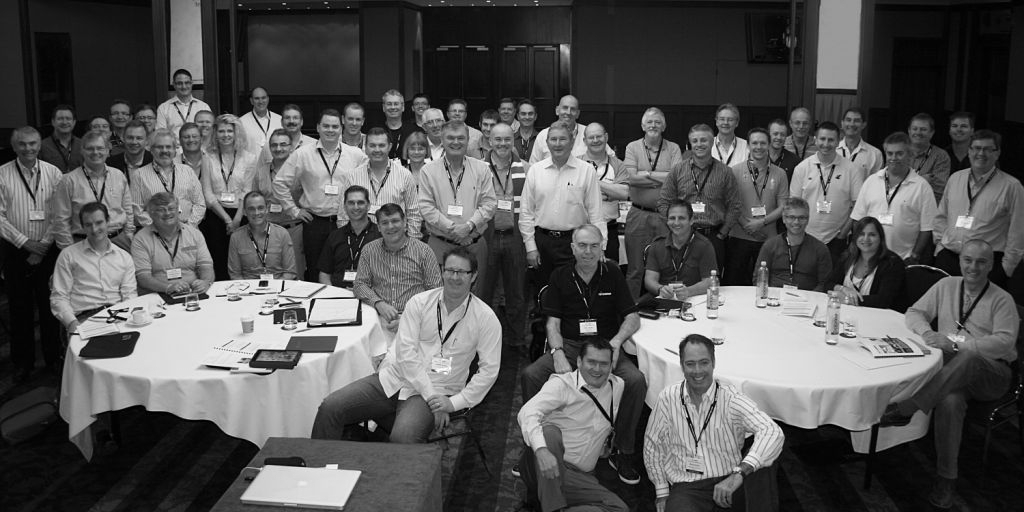
%> input picture groupGray.jpg, 1024 x 512 px
$ octave main.m   (GNU Octave 9; MATLAB toolbox functions it lacks are replaced by stand-ins)
%> lines starting %> are read from the running program, lines starting %| are printed output that depends on the picture
### loadImages.m
function [ boothi,group ] = loadImages()
    group = imread('groupGray.jpg');
%> group is the input picture: size 512x1024 uint8; min 0, max 254, mean 85.2
    boothi = imread('boothiGray.jpg');
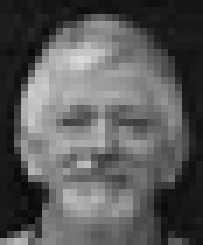
%> input picture boothiGray.jpg, 29 x 35 px (shown 7 times larger)
%> boothi is the input picture: size 35x29 uint8; min 8, max 218, mean 89.9
end

### genRandoms.m
function [ rand1,rand2 ] = genRandoms()
    rand1 = randi(512,1000,1);
    rand2 = randi(1024,1000,1);
end

### main.m
        % Muhammad Hamza 1602028
        % Mahad Asif     1602009
clc, clear
SIZE=999;
[boothi,groupImage]=loadImages(); % Load images from same directory
[rand1,rand2]=genRandoms();       % Generate the Random No
population = [rand1, rand2];      % Create a Population Matrix
fprintf('size of population is : %d', size(population));    % print the SIZE of population

[boothirow,boothicol]=size(boothi); % get the row and col size of boothi/input image.
%> boothirow = 35; boothicol = 29
fitness=[];                       % create fitness Matrix

    % This loop Match first time small image with groupimage on randomlly generated 999 different points
for i=1:SIZE
                % This condition tell the limit of group image e.g group
                % iamge pixel size is 512*1024
    if ((population(i,1)<=476)&&(population(i,2)<=994))
        SubMatrix = groupImage(population(i,1):population(i,1)+boothirow-1,population(i,2):population(i,2)+boothicol-1);
        fitness(i)=corr2(boothi,SubMatrix); % Store the First 1 thousands fitness points
    end
end
%> this loop made 999 passes
%> pass 1, `SubMatrix = groupImage(population(i,1):population(i,1)+boothirow-1,pop..`:
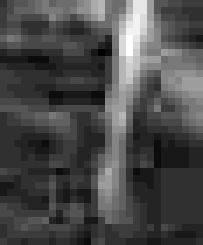
%> SubMatrix: size 35x29 uint8 (shown 7 times larger); min 3, max 24, mean 9.1; drawn with min black and max white
%> pass 2, `SubMatrix = groupImage(population(i,1):population(i,1)+boothirow-1,pop..`:
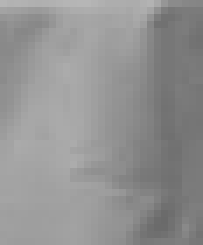
%> SubMatrix: size 35x29 uint8 (shown 7 times larger); min 106, max 182, mean 146.3
%> pass 3, `SubMatrix = groupImage(population(i,1):population(i,1)+boothirow-1,pop..`:
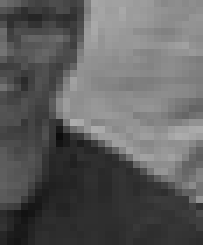
%> SubMatrix: size 35x29 uint8 (shown 7 times larger); min 12, max 173, mean 94.6
%> after the loop, fitness = 998 values, max 0.574 at index 568, min -0.487 at index 954, mean -0.0126
[Values, XIndex] = sort(fitness,'descend'); % Sorting of fitness array in descending order
%> Values = 998 values, max 0.574 at index 1, min -0.487 at index 998, mean -0.0126; XIndex = 998 values, max 998 at index 97, min 1 at index 707, mean 499.5
YIndex=XIndex;                              % XIndex copy from x to y
%> YIndex has the same summary as XIndex
YIndex;
n=1;

Highest = [];    % This matrix will store the top thousands that will match from input image
% This while loop run SIZE time
while(n<SIZE)
                % Below for loop work exactlly same like above form loop
                % and calculate the fitness in every iteration
    for i=1:SIZE
%> (the run ends here)
